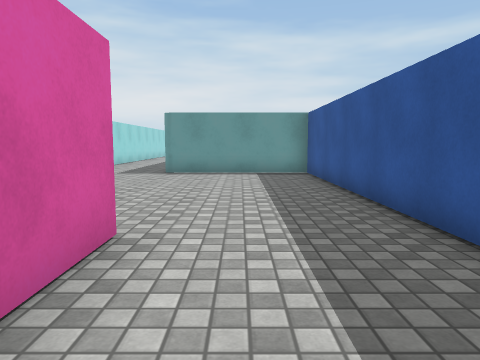
View 1 (above)

24 first-person views from a walk through a 3-D level made in the Unity game engine. The camera is 1.2 m above the floor, tilts 6° down and sees 70° across. The floor is counted in squares, 1.2 m on a side. Each view is taken from the middle of a square. On the plan, view 1 faces up. The plan holds only what a view shows up to about 13 squares ahead; the rest is blank. The place goes on beyond the plan. The player character is not drawn. Surface patterns are stand-ins for the level's own textures.

View 2
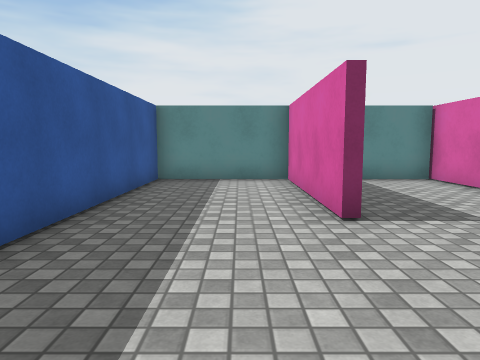

View 3
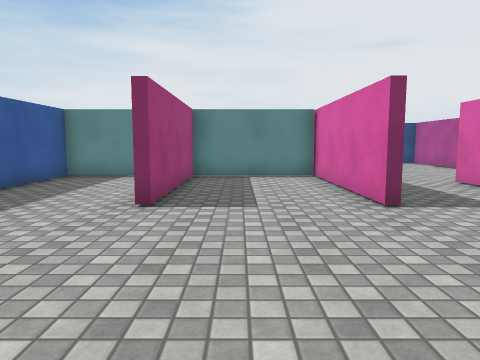

View 4
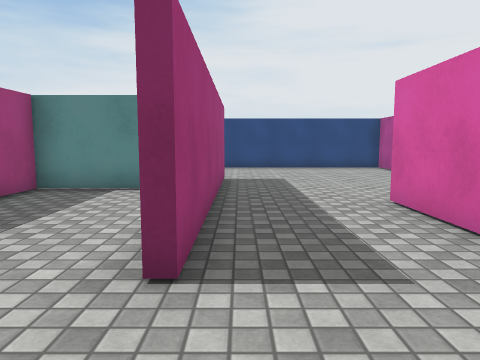

View 5
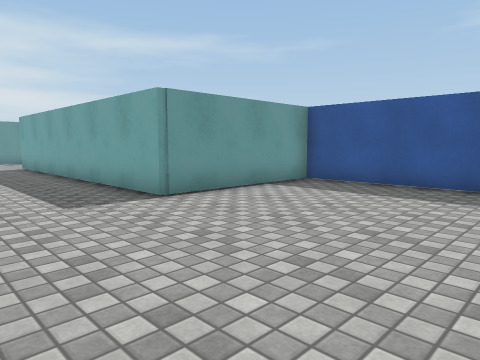

View 6
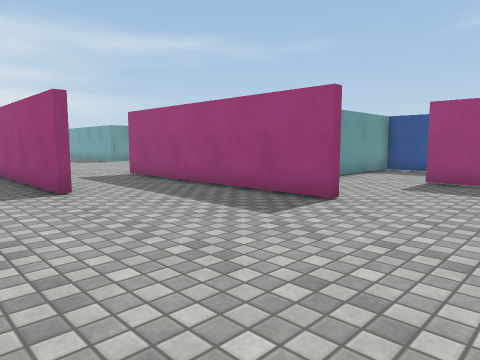

View 7
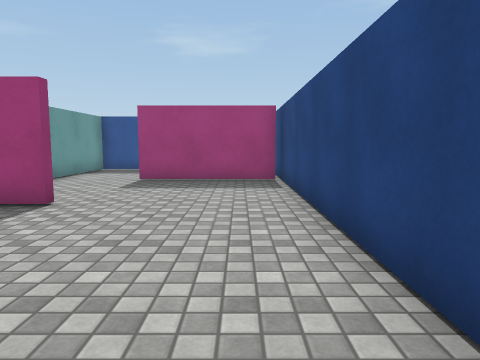

View 8
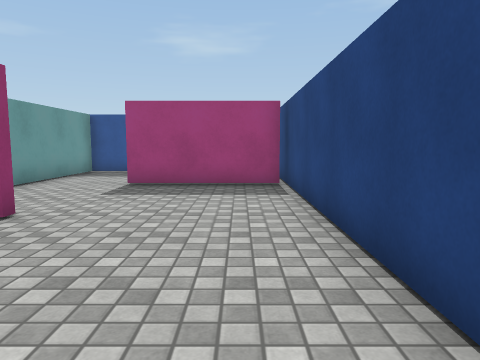

View 9
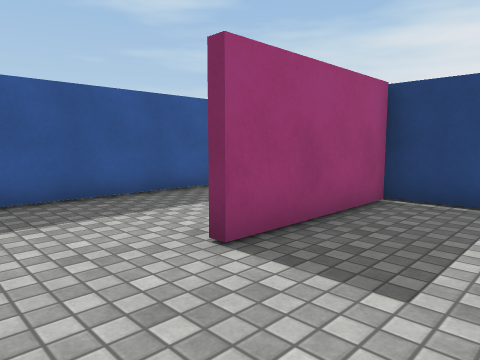

View 10
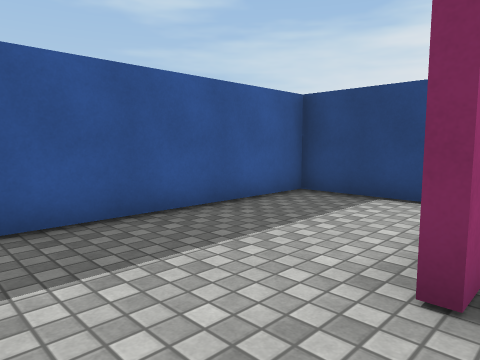

View 11
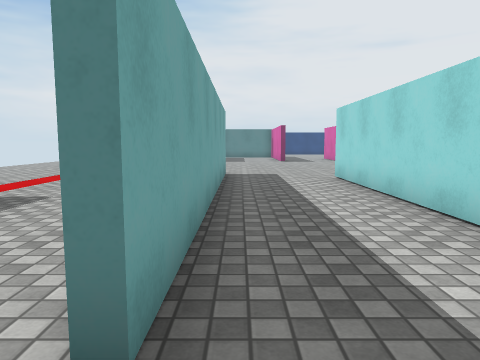

View 12
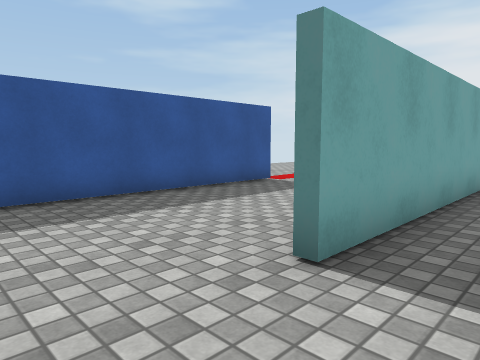

View 13
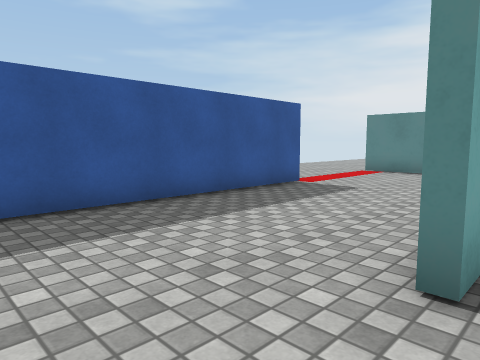

View 14
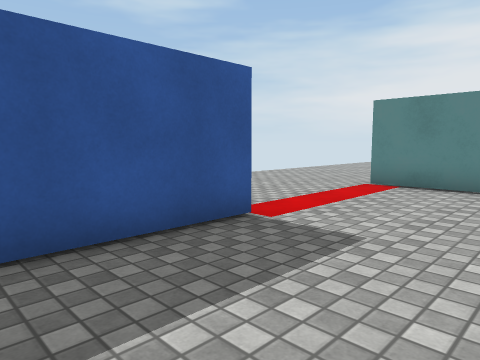

View 15
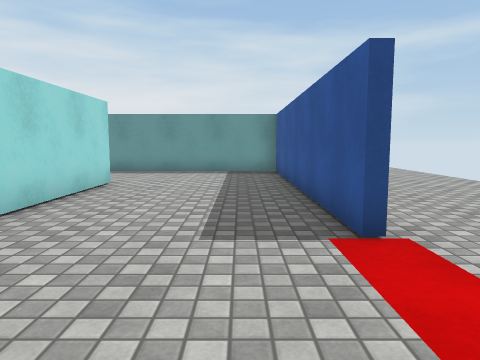

View 16
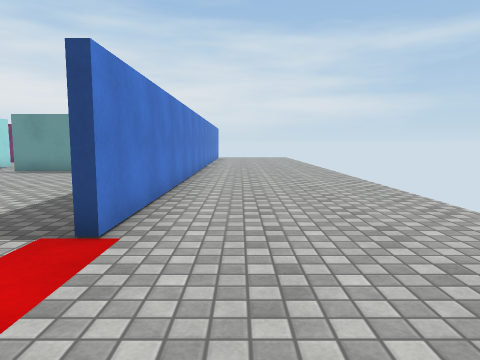

View 17
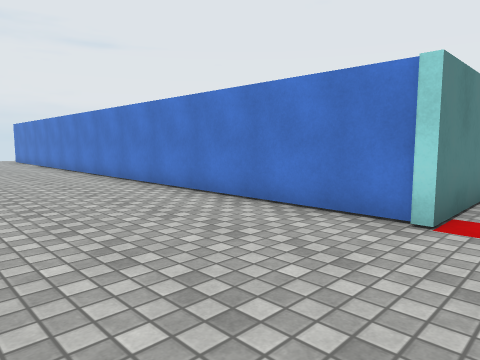

View 18
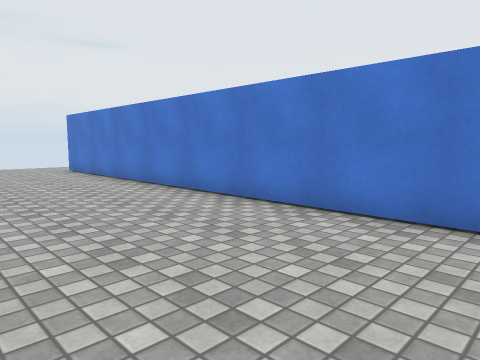

View 19
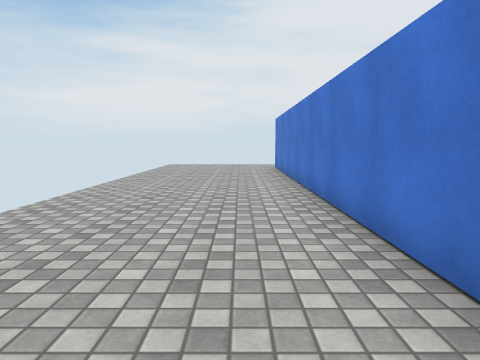

View 20
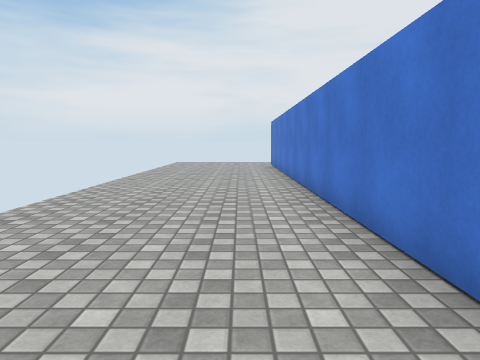

View 21
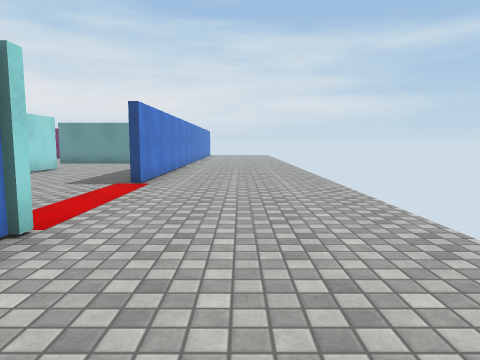

View 22
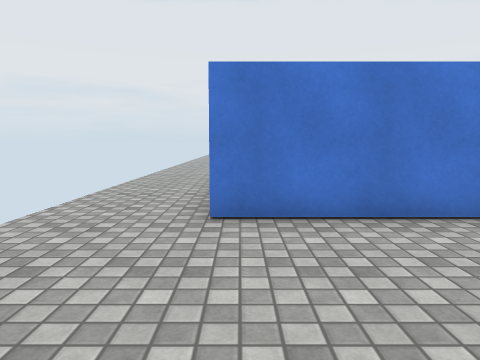

View 23
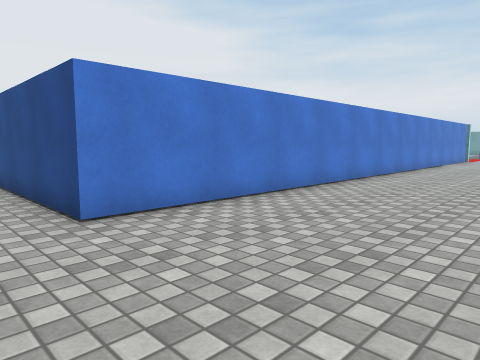

View 24
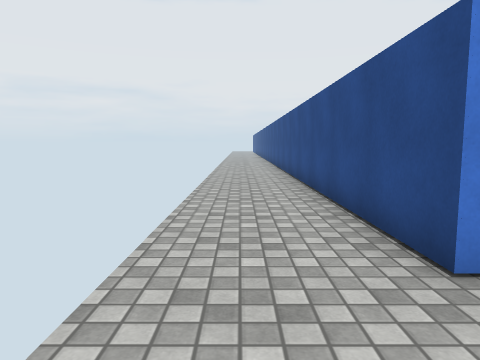

### Floor plan
Points are (right, up) in squares from view 1. A wall is a line through its corners. A room is listed if a view was taken in it or the views show most of it. See-through windows are left out.
Room 1 (views 1, 2, 3, 4, 5, 6, 7, 8, 9, 10, 11, 12, 13, 14, 15, 16, 17, 18, 19, 20, 21, 22, 23, 24)
walls: (-1.3, 3.6) (-1.3, -1.4) (2.3, -1.4) (2.3, 11.6) (-2.5, 11.6) (-2.5, 21.8); (-5.3, 3.8) (-5.3, -1.9); (-8.6, 2.4) (-8.6, 0.1); (0.1, 11.8) (2.5, 11.8) (2.5, -8.4) (-7.9, -8.4); (-5.2, -1.4) (-1.6, -1.4) (-1.6, 3.6); (-8.8, 0.1) (-8.8, 5.4); (-5.5, -4) (-5.5, 3.8); (2.3, 16.4) (2.3, 25.1) (-4, 25.1); (-1.6, -8) (-1.6, -4.1); (-5.9, 19) (-5.9, 12.6); (-9.5, -8.2) (2.3, -8.2) (2.3, -1.7) (-2.1, -1.7); (-2.3, 21.6) (-2.3, 17.5); (2.5, 25.9) (2.5, 16.5)
ways out: opening at (-4.5, 25)

Positions as (right, up) in squares from view 1, and headings:
1: (0, 0), facing up
2: (0, 8), facing down
3: (-3, 9), facing down
4: (-6, 6), facing down
5: (-6, 6), facing up-right
6: (-11, -7), facing up-right
7: (-11, -7), facing right
8: (-10, -7), facing right
9: (-4, -2), facing down-right
10: (-2, -2), facing down-right
11: (-3, 23), facing down
12: (-4, 24), facing down-right
13: (-3, 24), facing down-right
14: (-1, 20), facing down-right
15: (1, 13), facing up
16: (4, 13), facing up
17: (7, 13), facing down-left
18: (7, 5), facing down-left
19: (4, 6), facing down
20: (4, 8), facing down
21: (5, 8), facing up
22: (7, -8), facing left
23: (7, -10), facing up-left
24: (5, -10), facing left
